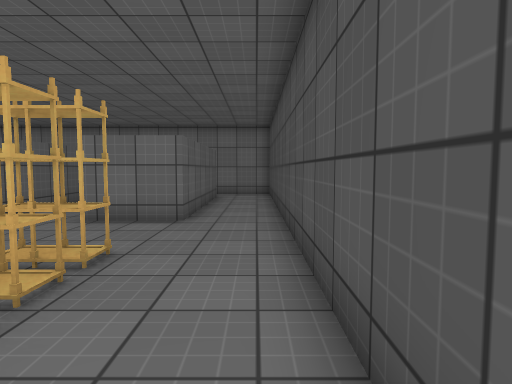
[1] (above)

19 first-person views from a walk through a scene from a Unity 3-D project. The camera is 1.3 m above the floor, tilts 4° down and sees 75° across. The floor is counted in squares, 1 m on a side. Each view is taken from the middle of a square. On the plan, view 1 faces up. The plan holds only what a view shows up to about 14 squares ahead; the rest is blank. The place goes on beyond the plan. The player is left out. Surface patterns are stand-ins for the level's own textures.

[2]
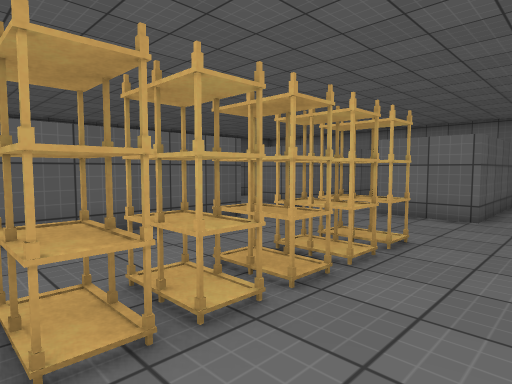

[3]
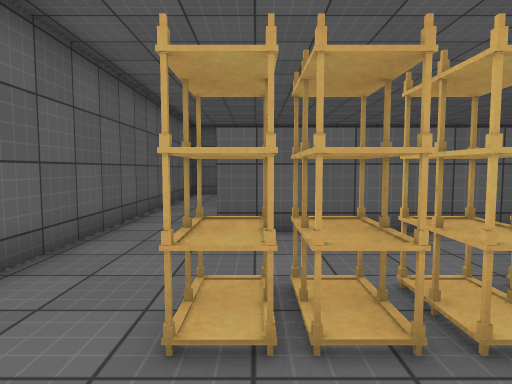

[4]
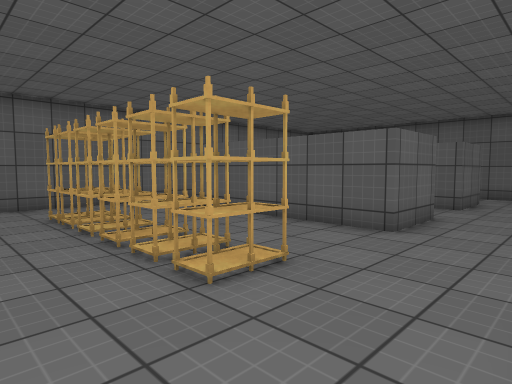

[5]
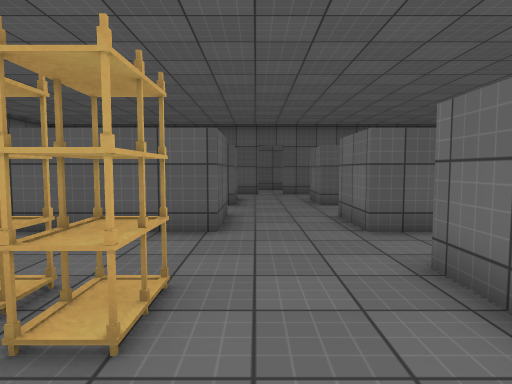

[6]
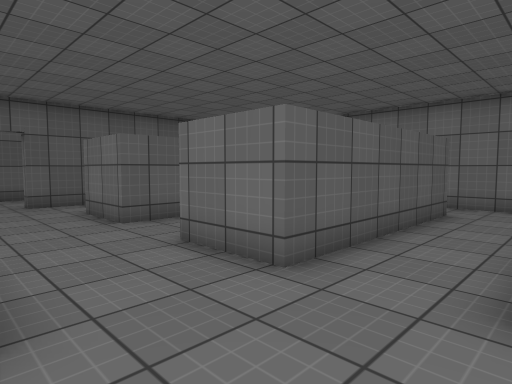

[7]
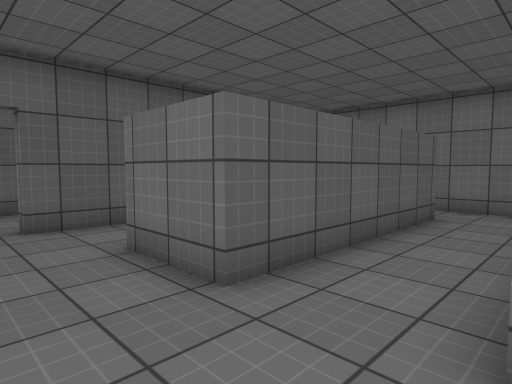

[8]
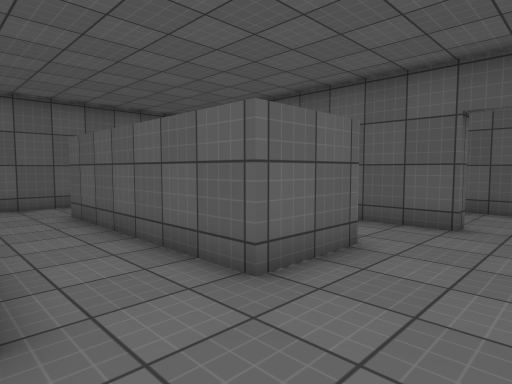

[9]
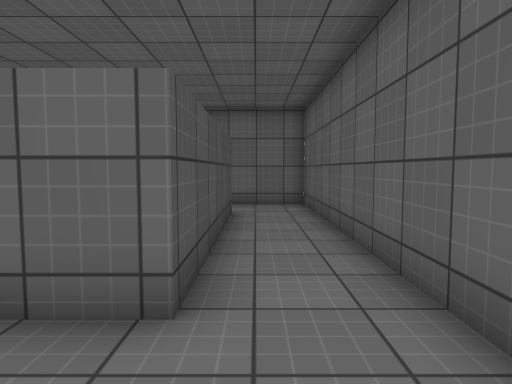

[10]
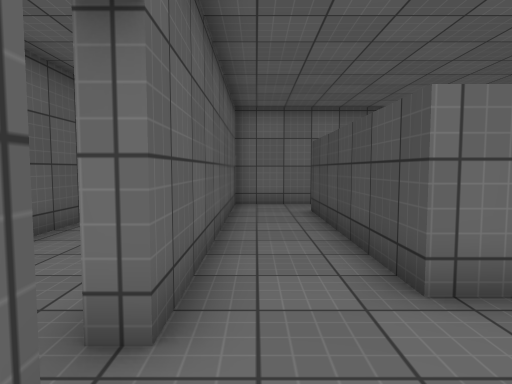

[11]
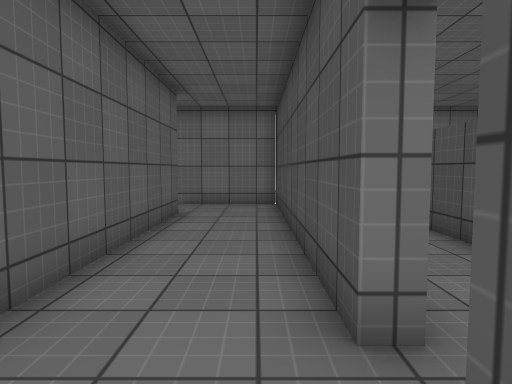

[12]
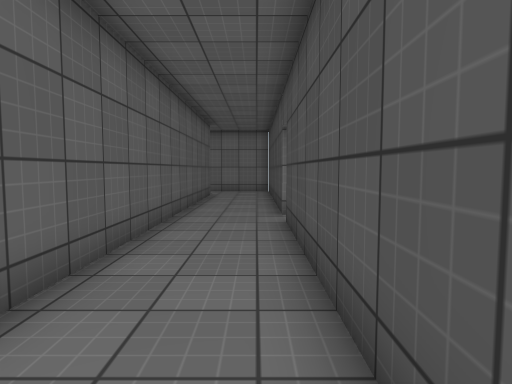

[13]
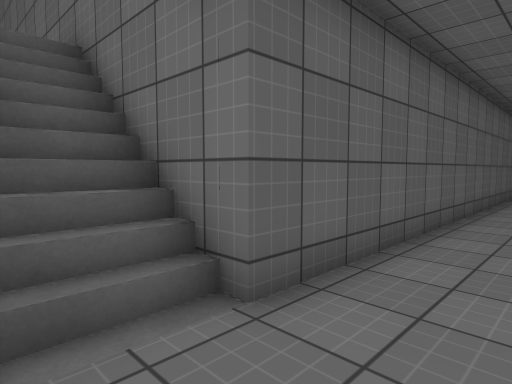

[14]
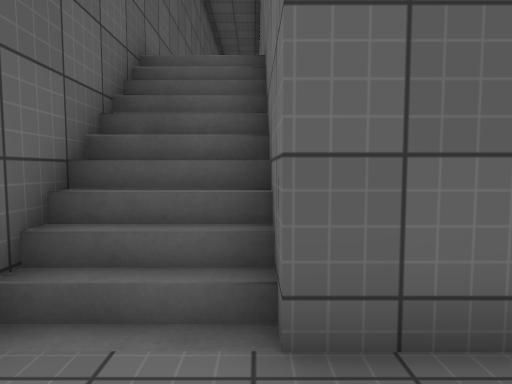

[15]
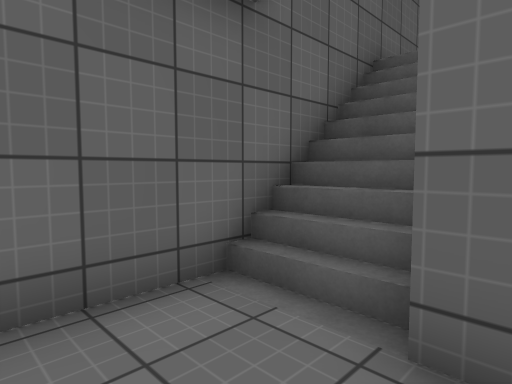

[16]
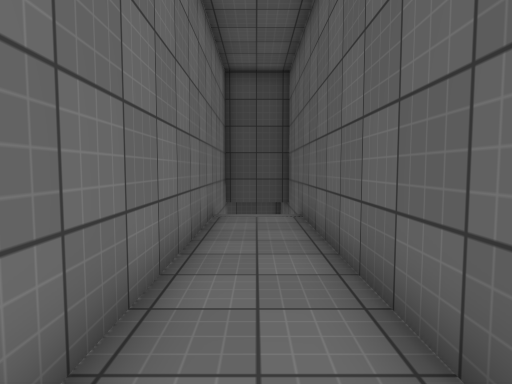

[17]
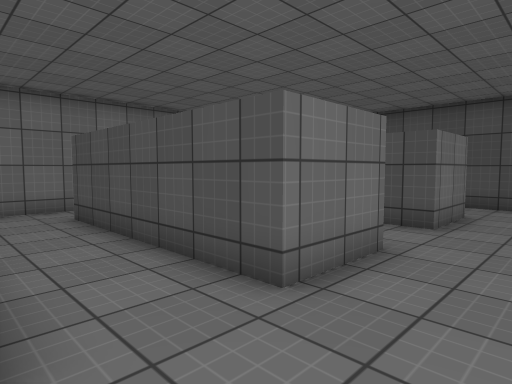

[18]
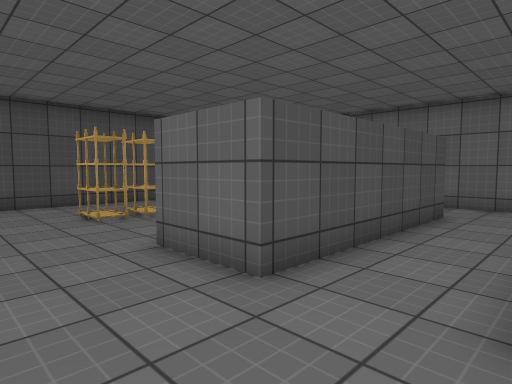

[19]
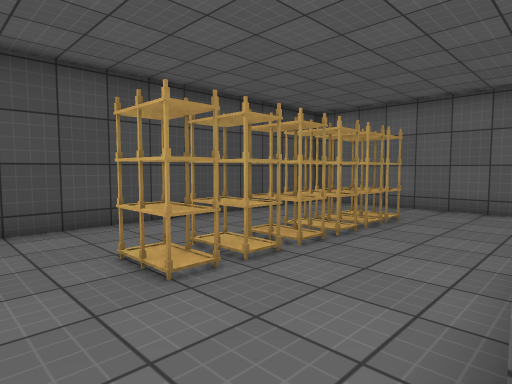

### Floor plan
Key: @ floor where view 1 was taken; # wall or solid block; . main floor; : floor 3.5 m higher than the main floor; / step, stairs or slope; O other object.
Columns run from 34 left of view 1 to 1 right of it. Each row starts with its distance up from view 1.
 17              ################
 16               ...#... .... ...
 15              #...#..###..###..
 14              #...#..###..###..  #..#
 13              #...#..###..###..  #..#
 12              #...#..###..###..  #..#
 11              #...#..###..###..  #..#
 10              #...#..###..###..  #..#
  9              #...#..###..###..###..#
  8              #...#.................#
  7              #.....................#
  6              #...#.................#
  5              #...#..###..###...OO..#
  4              #...#..###..###...O...#
  3              #...#..###..###...OO..#
  2              #...#..###..###...OO..#
  1              #...#..###..###...OO..#
  0              #...#..###..###...OO.@#
 -1              #...#..###..###...OO..#
 -2   ############...#..###..###.......#
 -3 : ::::::::////...#.................#
 -4   ::::::::////...###################
 -5   ################

Where each view was taken, in squares from view 1:
view 1: 0 up, 0 right, facing up
view 2: 1 down, 0 right, facing up-left
view 3: 1 down, 0 right, facing left
view 4: 8 up, 0 right, facing down-left
view 5: 6 up, 0 right, facing left
view 6: 5 up, 4 left, facing up-left
view 7: 6 up, 9 left, facing up-left
view 8: 8 up, 9 left, facing down-left
view 9: 8 up, 15 left, facing down
view 10: 5 up, 16 left, facing up
view 11: 5 up, 18 left, facing up
view 12: 2 down, 18 left, facing up
view 13: 4 down, 18 left, facing up-left
view 14: 2 down, 18 left, facing left
view 15: 1 down, 18 left, facing down-left
view 16: 3 down, 34 left, facing right
view 17: 6 up, 12 left, facing up-right
view 18: 8 up, 12 left, facing down-right
view 19: 7 up, 7 left, facing down-right
